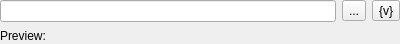
<?xml version="1.0" encoding="UTF-8"?>
<ui version="4.0">
 <class>VariableTextWidget</class>
 <widget class="QWidget" name="VariableTextWidget">
  <property name="geometry">
   <rect>
    <x>0</x>
    <y>0</y>
    <width>400</width>
    <height>44</height>
   </rect>
  </property>
  <property name="sizePolicy">
   <sizepolicy hsizetype="Preferred" vsizetype="Maximum">
    <horstretch>0</horstretch>
    <verstretch>0</verstretch>
   </sizepolicy>
  </property>
  <property name="windowTitle">
   <string>Form</string>
  </property>
  <layout class="QVBoxLayout" name="verticalLayout">
   <property name="leftMargin">
    <number>0</number>
   </property>
   <property name="topMargin">
    <number>0</number>
   </property>
   <property name="rightMargin">
    <number>0</number>
   </property>
   <property name="bottomMargin">
    <number>0</number>
   </property>
   <item>
    <widget class="QFrame" name="frame">
     <property name="frameShape">
      <enum>QFrame::NoFrame</enum>
     </property>
     <property name="frameShadow">
      <enum>QFrame::Raised</enum>
     </property>
     <layout class="QHBoxLayout" name="horizontalLayout">
      <property name="leftMargin">
       <number>0</number>
      </property>
      <property name="topMargin">
       <number>0</number>
      </property>
      <property name="rightMargin">
       <number>0</number>
      </property>
      <property name="bottomMargin">
       <number>0</number>
      </property>
      <item>
       <widget class="PlaceholderLineEdit" name="txt_value"/>
      </item>
      <item>
       <widget class="QToolButton" name="btn_select_file">
        <property name="text">
         <string>...</string>
        </property>
        <property name="icon">
         <iconset theme="folder-open">
          <normaloff>../../../anaconda3/envs/GrimaceRecorder/Lib/site-packages/qt6_applications/Qt/bin</normaloff>../../../anaconda3/envs/GrimaceRecorder/Lib/site-packages/qt6_applications/Qt/bin</iconset>
        </property>
       </widget>
      </item>
      <item>
       <widget class="QToolButton" name="btn_editor">
        <property name="text">
         <string>{v}</string>
        </property>
       </widget>
      </item>
     </layout>
    </widget>
   </item>
   <item>
    <widget class="QLabel" name="lbl_preview">
     <property name="text">
      <string>Preview:</string>
     </property>
    </widget>
   </item>
  </layout>
 </widget>
 <customwidgets>
  <customwidget>
   <class>PlaceholderLineEdit</class>
   <extends>QLineEdit</extends>
   <header>app/widgets/placeholder_line_edit.h</header>
  </customwidget>
 </customwidgets>
 <resources/>
 <connections/>
</ui>
